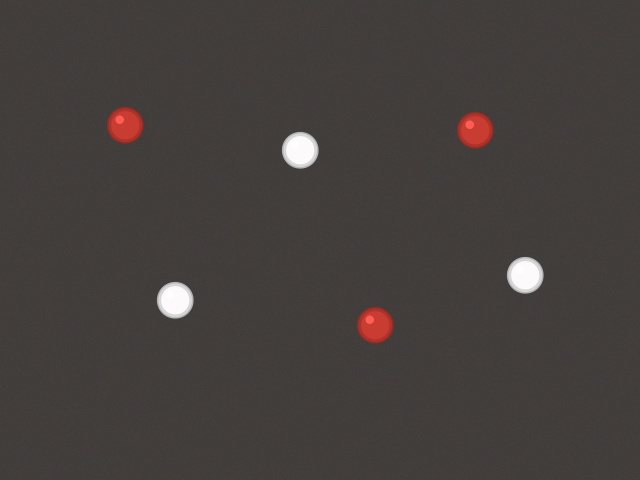
#> input picture tools/fixtures/dark_tray.png, 1280 x 960 px (shown at 1/2 size); its folder holds only this picture in this run
$ python -i pipeline.py   (imports and definitions only)   (older library calls are emulated)
#> lines starting #> are read from the running program, lines starting #| are printed output that depends on the picture
"""Reference implementation of the pill-detection pipeline.

This mirrors, step for step, the C++ pipeline in the iOS app
(PillCount/Detection/OpenCVWrapper.mm). Used to validate the algorithm and
tune parameters against test images before/without touching the Swift code.

Pipeline overview
-----------------
1.  Resize to the working resolution (downscale big frames; upscale tiny
    inputs, capped 5x, so kernels stay proportional to pill sizes).
2.  Illumination flattening: divide grayscale by a heavily blurred copy so
    the tray maps to a uniform ~128 regardless of lighting gradients,
    soft shadows, and reflected-light glow.
3.  Multi-cue foreground mask: luminance deviation split BY POLARITY
    (lighter/darker than tray) with per-polarity junk filtering (thin
    slivers, sprawling webs, halo rings, soft-edged shadow fragments), OR
    saturation (color-only pills, judged sharp in the saturation channel),
    OR rim-gradient rings filled and capped at single-pill area.
4.  Watershed markers from the distance transform thresholded against the
    local neighborhood max (mixed sizes), on a marker mask with contact
    shadows cut out (proportional-depth valley test spares score lines;
    suppressed near specular glare). Every mask component is guaranteed a
    marker.
5.  Watershed on the color frame; regions clipped to the mask; contours
    filtered by area / solidity / aspect / frame-border contact.
"""
import cv2
import numpy as np
from dataclasses import dataclass, field


@dataclass
class Params:
    # Working resolution: frames are downscaled so max(w, h) <= this.
    max_dim: int = 640
    # Illumination flattening: background blur kernel as fraction of max_dim.
    bg_smooth_frac: float = 0.25
    # Pre-threshold blur kernel (odd).
    blur_ksize: int = 5
    # Deviation floor: if Otsu picks a threshold below this, the frame is
    # treated as having no real foreground (prevents phantom detections on an
    # empty tray, where Otsu would happily threshold sensor noise).
    min_dev: int = 8
    # Saturation mask is only trusted when Otsu on the saturation channel
    # exceeds this (i.e. there is genuine color signal in the scene).
    min_sat: int = 40
    # Gradient (rim-shading) cue: pills that match the tray in brightness and
    # color still show edge shading because they are convex. Sobel magnitude
    # below this floor is ignored (prevents empty-tray phantom edges).
    min_grad: int = 18
    grad_close_ksize: int = 7
    # Area limits as a fraction of the working-frame pixel count.
    min_area_frac: float = 0.0005
    max_area_frac: float = 0.05
    # Shape filters applied to final per-pill contours.
    min_solidity: float = 0.70
    max_aspect: float = 4.5
    # Watershed markers: a pixel is "sure foreground" when its distance value
    # is at least dist_ratio * (max distance within marker_window px).
    dist_ratio: float = 0.45
    marker_window_frac: float = 0.09   # window = frac * max_dim, odd
    # Valley assist: subtract thin dark contact seams (morphological
    # black-hat) from the mask before the distance transform, so touching
    # pills seed separate markers. The threshold is PROPORTIONAL to local
    # brightness: contact shadows between convex pills run ~35-50% of the
    # pill's brightness while score-line grooves run ~15-25% (measured on
    # real footage of scored white caplets), so this cuts contacts without
    # splitting scored tablets — on both bright and dark pills. Disable if
    # calibration mode shows score-line over-splitting on your stock.
    valley_assist: bool = True
    valley_ratio: float = 0.35         # black-hat depth / local flat level
    valley_floor: int = 15             # absolute minimum depth (noise gate)
    valley_ksize: int = 9              # black-hat kernel: large enough to
    # span shadow-junction zones in tight clusters, small enough not to
    # deepen the response to score-line grooves on real pills
    # Minimum median gray-gradient along a mask component's boundary.
    # Physical objects have crisp silhouettes (pills measure 40-430);
    # penumbra fragments of cast shadows measure 5-15.
    min_boundary_grad: int = 25
    # Morphology kernel sizes.
    open_ksize: int = 3
    close_ksize: int = 3


@dataclass
class Detection:
    contour: np.ndarray  # Nx2 int points in working-frame coords
    center: tuple
    area: float


@dataclass
class Result:
    detections: list = field(default_factory=list)
    work_size: tuple = (0, 0)  # (w, h) of working frame

    @property
    def count(self):
        return len(self.detections)


def _odd(n):
    n = int(n)
    return n if n % 2 == 1 else n + 1


def _flatten_illumination(gray, p: Params):
    """Divide by a heavily blurred copy: the tray maps to ~128, independent
    of lighting gradients, soft shadows, and smooth reflected-light glow
    (all of which a smooth estimator correctly treats as background).

    Known trade-off, kept deliberately: when pills cover most of the FRAME
    (extreme close-up), the estimate is dragged toward the pills and their
    interiors flatten away. That regime is out of spec for the app (the
    camera views the whole tray); a density-proof morphological background
    was tried and rejected — it misreads smooth illumination structure and
    inter-pill tray as objects, which broke real-footage accuracy."""
    k = _odd(max(gray.shape) * p.bg_smooth_frac)
    bg = cv2.GaussianBlur(gray, (k, k), 0)
    return cv2.divide(gray, bg, scale=128)


def _drop_junk_components(mask, r_min, boundary_grad, min_boundary_grad):
    """Remove non-pill-like components. Pills (and clusters of touching
    pills) are solid, reasonably thick blobs with SHARP silhouettes; the
    artifacts this rejects are:
      - thin structures (max inscribed radius < min pill radius): gap
        slivers, shadow edges, tray ridges, glare streaks;
      - sprawling webs (tiny fill ratio of their bounding box): connected
        gap networks between clustered pills;
      - rings (large hole area relative to own area): the illumination-
        flattening halo that surrounds a bright pill cluster on a dark tray
        encircles the pills, so its "holes" ARE the pills;
      - soft-edged blobs (median gray-image gradient along the component
        boundary below min_boundary_grad): penumbra fragments of cast
        shadows. A physical object always has a crisp silhouette (measured:
        real/synthetic pills 40-430, shadow-edge strips 5-15)."""
    if not mask.any():
        return mask
    dist = cv2.distanceTransform(mask, cv2.DIST_L2, 5)
    n, labels, stats, _ = cv2.connectedComponentsWithStats(mask, 8)
    for i in range(1, n):
        area = stats[i, cv2.CC_STAT_AREA]
        bbox_area = stats[i, cv2.CC_STAT_WIDTH] * stats[i, cv2.CC_STAT_HEIGHT]
        x, y = stats[i, cv2.CC_STAT_LEFT], stats[i, cv2.CC_STAT_TOP]
        w, h = stats[i, cv2.CC_STAT_WIDTH], stats[i, cv2.CC_STAT_HEIGHT]
        sel = labels == i
        drop = dist[sel].max() < r_min or area / max(bbox_area, 1) < 0.2
        if not drop:
            comp = (labels[y:y + h, x:x + w] == i).astype(np.uint8)
            cnts, _ = cv2.findContours(comp, cv2.RETR_EXTERNAL,
                                       cv2.CHAIN_APPROX_NONE)
            filled = np.zeros_like(comp)
            cv2.drawContours(filled, cnts, -1, 1, cv2.FILLED)
            hole_area = int(filled.sum()) - area
            drop = hole_area > 0.35 * area
            if not drop:
                pts = np.vstack([c.reshape(-1, 2) for c in cnts])
                edge = boundary_grad[pts[:, 1] + y, pts[:, 0] + x]
                drop = float(np.median(edge)) < min_boundary_grad
        if drop:
            mask[sel] = 0
    return mask


def _binary_mask(bgr, flat, p: Params):
    """Foreground = pixels deviating from the flattened tray level, in
    luminance or saturation. The luminance cue is split BY POLARITY
    (lighter-than-tray vs darker-than-tray) and each side is thin-filtered
    separately before the union: near bright pills the flattened "tray level"
    is dragged upward, so dark gaps between touching bright pills read as
    deviation too — as slivers in the opposite-polarity mask. Filtering per
    polarity removes them; a single unsigned mask would glue the cluster."""
    r_min = 0.5 * np.sqrt(p.min_area_frac * flat.size / np.pi)
    # Gray-image gradient used by the junk filter's silhouette-sharpness
    # test (computed on gray, not flat, so background-estimation artifacts
    # cannot fake sharpness).
    gray = cv2.cvtColor(bgr, cv2.COLOR_BGR2GRAY)
    gblur = cv2.GaussianBlur(gray, (3, 3), 0)
    ggx = cv2.Sobel(gblur, cv2.CV_32F, 1, 0, ksize=3)
    ggy = cv2.Sobel(gblur, cv2.CV_32F, 0, 1, ksize=3)
    boundary_grad = cv2.magnitude(ggx, ggy)
    dev = cv2.absdiff(flat, 128)
    dev = cv2.GaussianBlur(dev, (p.blur_ksize,) * 2, 0)
    flat_blur = cv2.GaussianBlur(flat, (p.blur_ksize,) * 2, 0)
    otsu_t, _ = cv2.threshold(dev, 0, 255, cv2.THRESH_BINARY | cv2.THRESH_OTSU)
    if otsu_t < p.min_dev:
        mask = np.zeros_like(dev)      # empty tray: no real signal
    else:
        _, m_dev = cv2.threshold(dev, otsu_t, 255, cv2.THRESH_BINARY)
        m_light = cv2.bitwise_and(m_dev, (flat_blur >= 128).astype(np.uint8) * 255)
        m_dark = cv2.bitwise_and(m_dev, (flat_blur < 128).astype(np.uint8) * 255)
        k_open = cv2.getStructuringElement(cv2.MORPH_ELLIPSE,
                                           (p.open_ksize,) * 2)
        m_light = cv2.morphologyEx(m_light, cv2.MORPH_OPEN, k_open)
        m_dark = cv2.morphologyEx(m_dark, cv2.MORPH_OPEN, k_open)
        mask = cv2.bitwise_or(
            _drop_junk_components(m_light, r_min, boundary_grad,
                                  p.min_boundary_grad),
            _drop_junk_components(m_dark, r_min, boundary_grad,
                                  p.min_boundary_grad))

    # Colored pills whose luminance matches the tray still pop in saturation.
    hsv = cv2.cvtColor(bgr, cv2.COLOR_BGR2HSV)
    sat = cv2.GaussianBlur(hsv[:, :, 1], (p.blur_ksize,) * 2, 0)
    sat_t, _ = cv2.threshold(sat, 0, 255, cv2.THRESH_BINARY | cv2.THRESH_OTSU)
    if sat_t >= p.min_sat:
        _, m_sat = cv2.threshold(sat, sat_t, 255, cv2.THRESH_BINARY)
        # A color-only pill can be luminance-invisible; its silhouette
        # sharpness must be judged in the channel that detected it.
        sgx = cv2.Sobel(sat, cv2.CV_32F, 1, 0, ksize=3)
        sgy = cv2.Sobel(sat, cv2.CV_32F, 0, 1, ksize=3)
        sat_grad = cv2.magnitude(sgx, sgy)
        mask = cv2.bitwise_or(mask, _drop_junk_components(
            m_sat, r_min, cv2.max(boundary_grad, sat_grad),
            p.min_boundary_grad))

    # Rim-shading cue: a pill whose face matches the tray in both brightness
    # and color still shows a shaded rim (it is convex). Take strong Sobel
    # edges of the flattened image, close them into rings, and fill.
    fblur = cv2.GaussianBlur(flat, (p.blur_ksize,) * 2, 0)
    gx = cv2.Sobel(fblur, cv2.CV_32F, 1, 0, ksize=3)
    gy = cv2.Sobel(fblur, cv2.CV_32F, 0, 1, ksize=3)
    grad = cv2.convertScaleAbs(cv2.magnitude(gx, gy))
    grad_t, _ = cv2.threshold(grad, 0, 255, cv2.THRESH_BINARY | cv2.THRESH_OTSU)
    if grad_t >= p.min_grad:
        _, edges = cv2.threshold(grad, grad_t, 255, cv2.THRESH_BINARY)
        # Sobel/morphology border junk would otherwise close into rings that
        # touch the frame edge and grow stalks on nearby pills.
        m = p.grad_close_ksize
        edges[:m, :] = 0; edges[-m:, :] = 0
        edges[:, :m] = 0; edges[:, -m:] = 0
        k = cv2.getStructuringElement(cv2.MORPH_ELLIPSE,
                                      (p.grad_close_ksize,) * 2)
        edges = cv2.morphologyEx(edges, cv2.MORPH_CLOSE, k)
        cnts, _ = cv2.findContours(edges, cv2.RETR_EXTERNAL,
                                   cv2.CHAIN_APPROX_SIMPLE)
        filled = np.zeros_like(edges)
        cv2.drawContours(filled, cnts, -1, 255, cv2.FILLED)
        # A filled edge-ring can only be a rescued *single* pill. When many
        # pills touch, their rims connect into one ring and the fill swallows
        # the background gaps between them — discard any filled component
        # larger than the max pill area so this cue can never glue a cluster
        # together (found on real video, see docs/LIMITATIONS.md).
        max_fill = p.max_area_frac * filled.size
        n_f, fl, fstats, _ = cv2.connectedComponentsWithStats(filled, 8)
        for i in range(1, n_f):
            if fstats[i, cv2.CC_STAT_AREA] > max_fill:
                filled[fl == i] = 0
        mask = cv2.bitwise_or(mask, filled)

    k_open = cv2.getStructuringElement(cv2.MORPH_ELLIPSE, (p.open_ksize,) * 2)
    k_close = cv2.getStructuringElement(cv2.MORPH_ELLIPSE, (p.close_ksize,) * 2)
    mask = cv2.morphologyEx(mask, cv2.MORPH_OPEN, k_open)
    mask = cv2.morphologyEx(mask, cv2.MORPH_CLOSE, k_close)
    return mask


def _marker_mask(flat, mask, p: Params):
    """Mask used only for seeding markers: the foreground mask minus strong
    thin dark valleys (contact shadows between touching pills). The depth
    required scales with local brightness so contacts are found on dark
    pills too, while shallow score-line grooves are spared everywhere."""
    if not p.valley_assist:
        return mask
    k = cv2.getStructuringElement(cv2.MORPH_ELLIPSE, (p.valley_ksize,) * 2)
    blackhat = cv2.morphologyEx(flat, cv2.MORPH_BLACKHAT, k)
    flat_blur = cv2.GaussianBlur(flat, (p.blur_ksize,) * 2, 0)
    required = np.maximum(
        p.valley_floor,
        (p.valley_ratio * flat_blur.astype(np.float32)).astype(np.uint8))
    valley = (blackhat >= required).astype(np.uint8) * 255
    # Close small gaps where a cut tapers off (anti-aliasing, junctions):
    # joining existing cut segments adds no new cuts, so this cannot
    # introduce score-line over-splitting.
    valley = cv2.morphologyEx(valley, cv2.MORPH_CLOSE,
                              cv2.getStructuringElement(cv2.MORPH_ELLIPSE,
                                                        (5, 5)))
    # Specular glare is far brighter than any pill surface; the black-hat
    # fires in a ring AROUND a glare spot (the ordinary pill surface is
    # "deep" relative to the glare), which would carve a false island out
    # of the pill. Suppress valley cuts near saturated-bright pixels.
    bright = (flat_blur >= 220).astype(np.uint8) * 255
    bright = cv2.dilate(bright, cv2.getStructuringElement(
        cv2.MORPH_ELLIPSE, (p.valley_ksize,) * 2))
    valley = cv2.bitwise_and(valley, cv2.bitwise_not(bright))
    return cv2.bitwise_and(mask, cv2.bitwise_not(valley))


def _split_touching(bgr, mask, marker_src, p: Params):
    """Watershed with markers from an adaptively thresholded distance
    transform: a pixel seeds foreground when its distance value is close to
    the max within a local window. Handles touching pills of mixed sizes
    (a global or per-component threshold does not)."""
    r_min = 0.5 * np.sqrt(p.min_area_frac * mask.size / np.pi)

    # Thin-structure filter: a mask component whose max inscribed radius is
    # below the minimum pill radius is line-like junk (shadow edges, tray
    # ridges, glare streaks) — erase it so it cannot swallow a neighboring
    # pill's watershed region.
    full_dist = cv2.distanceTransform(mask, cv2.DIST_L2, 5)
    n_c, comp = cv2.connectedComponents(mask, 8)
    for i in range(1, n_c):
        sel = comp == i
        if full_dist[sel].max() < r_min:
            mask[sel] = 0
            marker_src[sel] = 0

    dist = cv2.distanceTransform(marker_src, cv2.DIST_L2, 5)
    dist = cv2.GaussianBlur(dist, (5, 5), 0)

    # Rect kernel: separable max filter, far faster than ellipse at this size.
    win = _odd(p.marker_window_frac * p.max_dim)
    kernel = cv2.getStructuringElement(cv2.MORPH_RECT, (win, win))
    local_max = cv2.dilate(dist, kernel)
    sure_fg = ((dist >= p.dist_ratio * local_max) & (dist > r_min)
               ).astype(np.uint8) * 255

    # Safety net: every mask component gets at least one marker, so a pill
    # can never be dropped by the marker stage (e.g. a small pill next to a
    # much larger one whose distance peak dominates the window).
    n_c, comp = cv2.connectedComponents(mask, 8)
    for i in range(1, n_c):
        sel = comp == i
        if not sure_fg[sel].any():
            d = np.where(sel, full_dist, 0)
            if d.max() <= 0:
                continue
            y, x = np.unravel_index(np.argmax(d), d.shape)
            cv2.circle(sure_fg, (int(x), int(y)), 2, 255, -1)

    n_m, markers = cv2.connectedComponents(sure_fg, 8)
    markers = markers + 1              # background label becomes 1
    markers[(mask > 0) & (sure_fg == 0)] = 0   # unknown region
    cv2.watershed(bgr, markers)
    return markers, n_m


def detect(bgr, p: Params = None) -> Result:
    p = p or Params()
    h, w = bgr.shape[:2]
    # Resize to the working resolution in BOTH directions: downscale large
    # camera frames for speed, and upscale small images (capped at 5x) so
    # kernel sizes stay proportional to pill sizes — on a tiny input the
    # fixed kernels would otherwise dwarf the pills and shred the masks.
    scale = min(p.max_dim / max(h, w), 5.0)
    if scale != 1.0:
        interp = cv2.INTER_AREA if scale < 1.0 else cv2.INTER_CUBIC
        work = cv2.resize(bgr, (int(w * scale), int(h * scale)),
                          interpolation=interp)
    else:
        work = bgr.copy()

    gray = cv2.cvtColor(work, cv2.COLOR_BGR2GRAY)
    flat = _flatten_illumination(gray, p)
    mask = _binary_mask(work, flat, p)
    marker_src = _marker_mask(flat, mask, p)
    markers, n_markers = _split_touching(work, mask, marker_src, p)

    total_px = work.shape[0] * work.shape[1]
    min_a, max_a = p.min_area_frac * total_px, p.max_area_frac * total_px
    res = Result(work_size=(work.shape[1], work.shape[0]))

    wh, ww = work.shape[:2]
    for m in range(2, n_markers + 1):     # label 1 = background
        # Clip to the foreground mask: watershed can flood a region into
        # background it should not own (e.g. border artifacts of the
        # morphological background estimate); pixels without foreground
        # evidence must not shape or disqualify a pill.
        region = ((markers == m) & (mask > 0)).astype(np.uint8)
        cnts, _ = cv2.findContours(region, cv2.RETR_EXTERNAL,
                                   cv2.CHAIN_APPROX_SIMPLE)
        if not cnts:
            continue
        c = max(cnts, key=cv2.contourArea)
        # A region touching the frame border is a clipped pill (uncountable
        # by definition) or a morphology border artifact — never count it.
        # The app's guidance: keep the whole tray in view with margin.
        x, y, bw, bh = cv2.boundingRect(c)
        if x <= 1 or y <= 1 or x + bw >= ww - 1 or y + bh >= wh - 1:
            continue
        area = cv2.contourArea(c)
        if area < min_a or area > max_a:
            continue
        hull = cv2.convexHull(c)
        hull_a = cv2.contourArea(hull)
        if hull_a <= 0 or area / hull_a < p.min_solidity:
            continue
        (cx, cy), (rw, rh), _ = cv2.minAreaRect(c)
        if min(rw, rh) <= 0 or max(rw, rh) / max(min(rw, rh), 1e-3) > p.max_aspect:
            continue
        res.detections.append(Detection(c.reshape(-1, 2), (cx, cy), area))
    return res


# [8 lines left out: function annotate, not called in this run]

>>> import cv2
>>> picture = cv2.imread('fixtures/dark_tray.png')
#> picture is the input picture: shape (960, 1280, 3); mean B, G, R 61.1, 63.2, 68.5
>>> result = detect(picture)
#> in detect, `work = cv2.resize(bgr, (int(w * scale), int(h * scale)), interpolation..`:
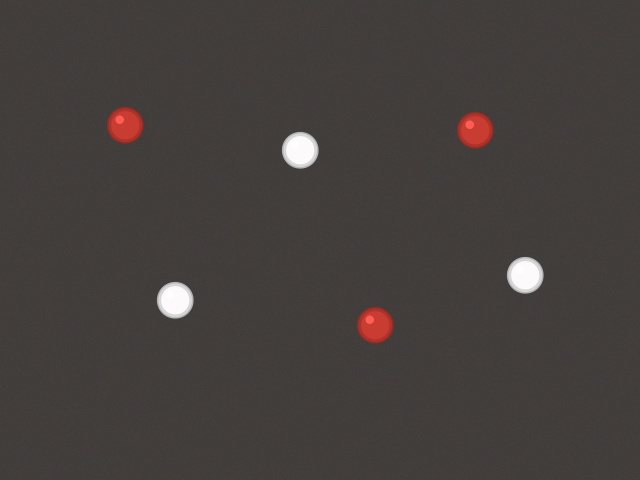
#> work: shape (480, 640, 3); mean B, G, R 61.3, 63.3, 68.6
#> in _flatten_illumination, `bg = cv2.GaussianBlur(gray, (k, k), 0)`:
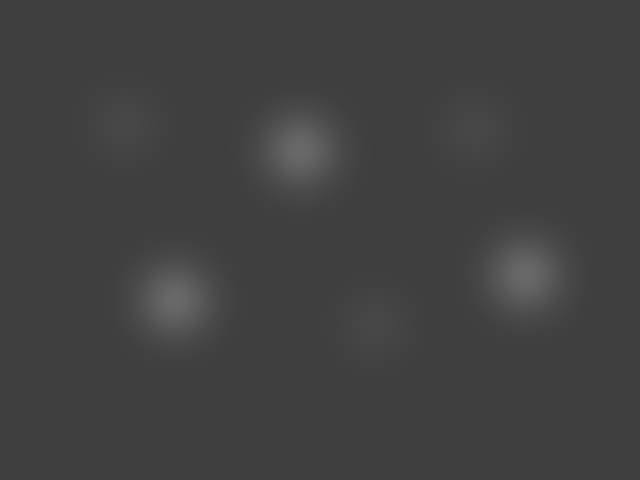
#> bg: shape (480, 640); min 63, max 104, mean 64.9
#> in _flatten_illumination, `return cv2.divide(gray, bg, scale=128)`:
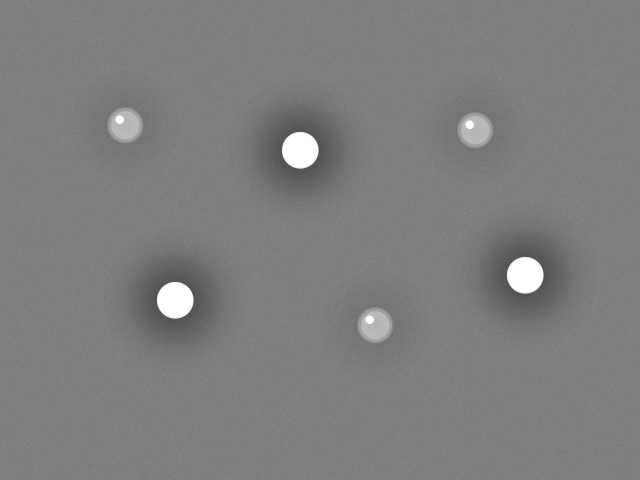
#> returned value: shape (480, 640); min 81, max 255, mean 126.5
#> in _binary_mask, `ggx = cv2.Sobel(gblur, cv2.CV_32F, 1, 0, ksize=3)`:
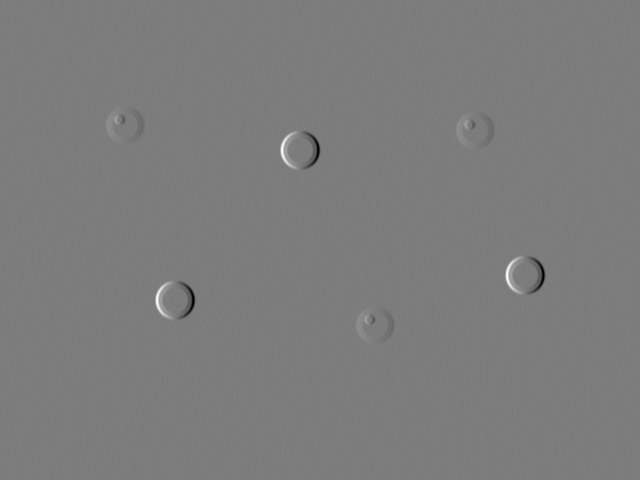
#> ggx: shape (480, 640) float32; min -394, max 411, mean 0; drawn with min black and max white
#> in _binary_mask, `boundary_grad = cv2.magnitude(ggx, ggy)`:
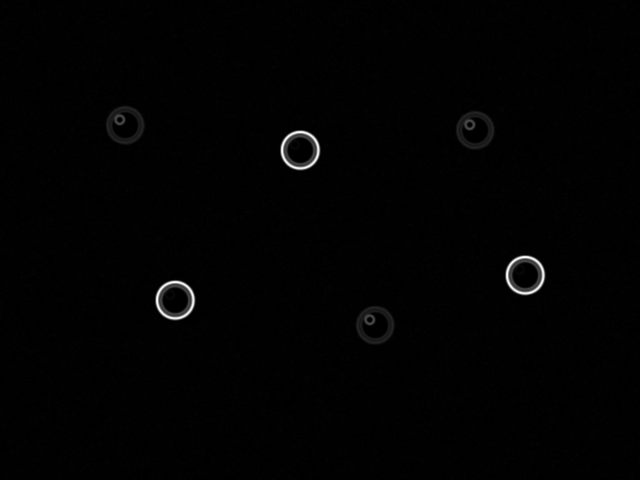
#> boundary_grad: shape (480, 640) float32; min 0, max 417.5, mean 4.5; drawn with min black and max white
#> (the rest of the program and of its run is left out)
